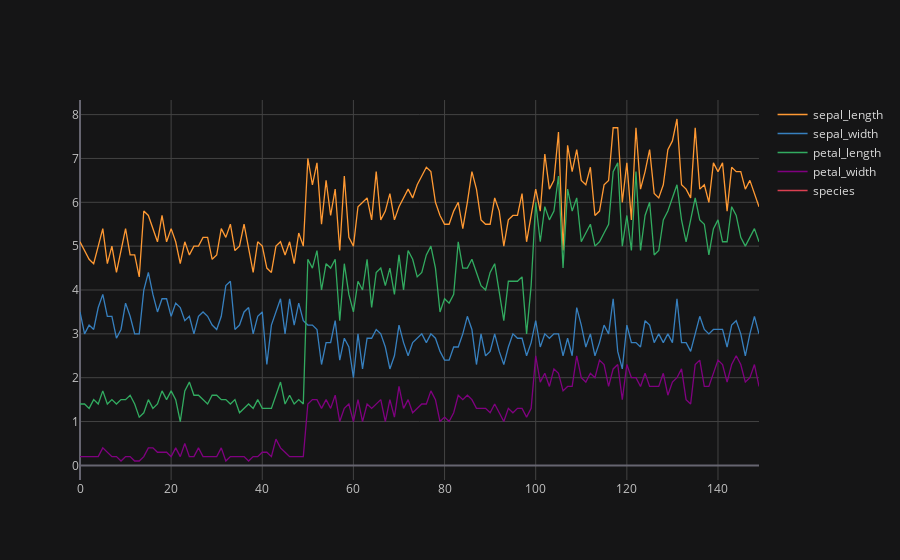

The cell this chart's notebook holds for it:
### Code cell
df1.iplot()

### Figure 1 — Plotly figure (JSON) as saved in the notebook; plotly's stock layout.template omitted (floating-point values rounded to 4 significant figures; data arrays with more than 128 entries replaced by an {"elided": "..."} marker saying what was removed)
{"data": [{"line": {"color": "rgba(255, 153, 51, 1.0)", "dash": "solid", "shape": "linear", "width": 1.3}, "mode": "lines", "name": "sepal_length", "text": "", "type": "scatter", "x": {"elided": "150 int values"}, "y": {"elided": "150 float values"}}, {"line": {"color": "rgba(55, 128, 191, 1.0)", "dash": "solid", "shape": "linear", "width": 1.3}, "mode": "lines", "name": "sepal_width", "text": "", "type": "scatter", "x": {"elided": "150 int values"}, "y": {"elided": "150 float values"}}, {"line": {"color": "rgba(50, 171, 96, 1.0)", "dash": "solid", "shape": "linear", "width": 1.3}, "mode": "lines", "name": "petal_length", "text": "", "type": "scatter", "x": {"elided": "150 int values"}, "y": {"elided": "150 float values"}}, {"line": {"color": "rgba(128, 0, 128, 1.0)", "dash": "solid", "shape": "linear", "width": 1.3}, "mode": "lines", "name": "petal_width", "text": "", "type": "scatter", "x": {"elided": "150 int values"}, "y": {"elided": "150 float values"}}, {"line": {"color": "rgba(219, 64, 82, 1.0)", "dash": "solid", "shape": "linear", "width": 1.3}, "mode": "lines", "name": "species", "text": "", "type": "scatter", "x": {"elided": "150 int values"}, "y": {"elided": "150 str values"}}], "layout": {"legend": {"bgcolor": "#151516", "font": {"color": "#D9D9D9"}}, "paper_bgcolor": "#151516", "plot_bgcolor": "#151516", "title": {"font": {"color": "#D9D9D9"}}, "xaxis": {"gridcolor": "#434343", "showgrid": true, "tickfont": {"color": "#C2C2C2"}, "title": {"font": {"color": "#D9D9D9"}, "text": ""}, "zerolinecolor": "#666570"}, "yaxis": {"gridcolor": "#434343", "showgrid": true, "tickfont": {"color": "#C2C2C2"}, "title": {"font": {"color": "#D9D9D9"}, "text": ""}, "zerolinecolor": "#666570"}}}
